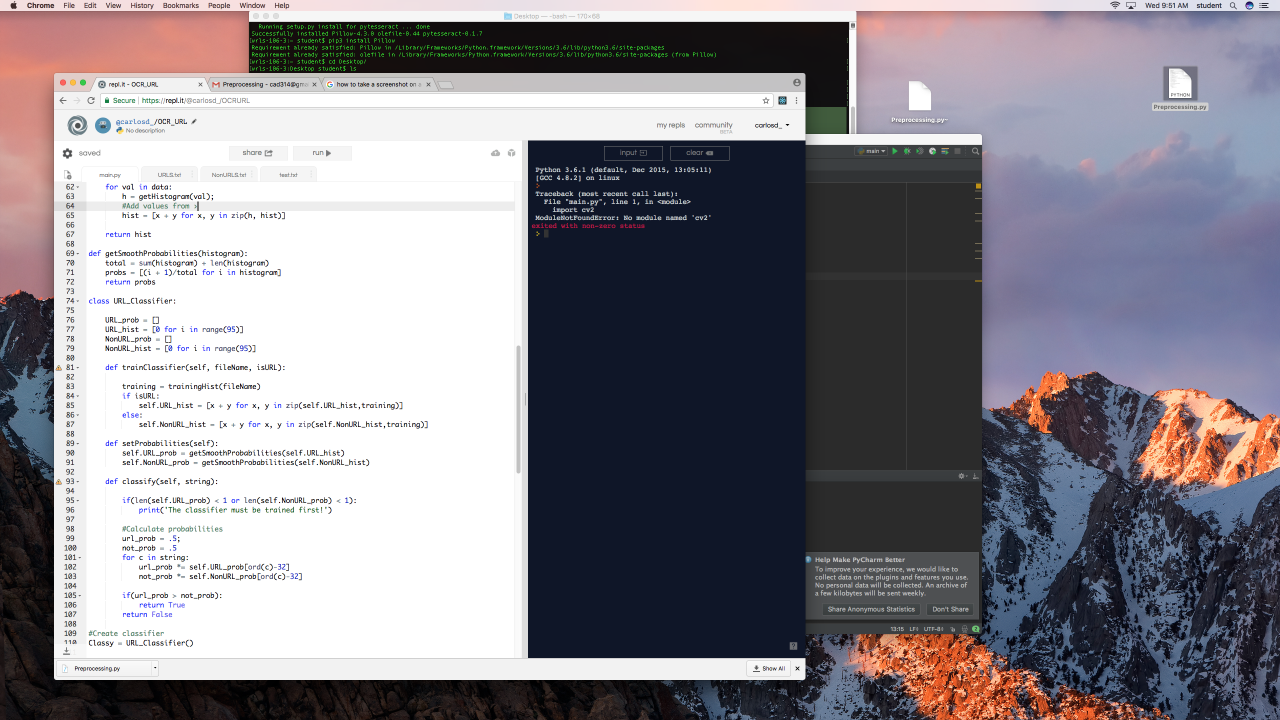
#> input picture project/images/testImage1.png, 2560 x 1440 px (shown at 1/2 size)
$ python main.py
#> lines starting #> are read from the running program, lines starting #| are printed output that depends on the picture
### project/URL.py
class URL_Detector:

    CHARACTER_RANGE = [0,255]
    BIN_SIZE = CHARACTER_RANGE[1]-CHARACTER_RANGE[0]
    URL_prob = []
    URL_hist = [0 for i in range(BIN_SIZE)]
    NonURL_prob = []
    NonURL_hist = [0 for i in range(BIN_SIZE)]

    # Read input file to get list of strings
    def read_input(self, filename):
#> called with filename = 'training_text/urls.txt'
        with open(filename) as f:
#> (reads project/training_text/urls.txt from the repository)
            content = f.readlines()
            f.close()
        content = [x.strip() for x in content]

        return content

    # The histogram of letters in a string
    def get_histogram(self, input_str):
        hist = [0 for i in range(self.BIN_SIZE)]

        # Count char occurrences
        for c in input_str:
            hist[ord(c)] += 1

        return hist

    # Get histogram of training set fileName
    def training_hist(self, filename):
        data = self.read_input(filename)

        hist = [0 for i in range(self.BIN_SIZE)]

        for val in data:
            h = self.get_histogram(val)
            # Add values from ›
            hist = [x + y for x, y in zip(h, hist)]

        return hist

    def calc_probabilities(self, histogram):
        total = sum(histogram) + len(histogram)
        probs = [(i + 1) / total for i in histogram]
        return probs

    def train_classifier(self, filename, is_url):

        training = self.training_hist(filename)
        if is_url:
            self.URL_hist = [x + y for x, y in zip(self.URL_hist, training)]
        else:
            self.NonURL_hist = [x + y for x, y in zip(self.NonURL_hist, training)]

    def set_probabilities(self):
        self.URL_prob = self.calc_probabilities(self.URL_hist)
        self.NonURL_prob = self.calc_probabilities(self.NonURL_hist)

    def perform_training(self,url_file,non_url_file):
        self.train_classifier(url_file,True)
        self.train_classifier(non_url_file,False)
#> (reads project/training_text/non_urls.txt from the repository)
        self.set_probabilities()

    # [24 lines left out: functions classify, classify_array, not called in this run]

### project/Preprocessing.py
import cv2
from PIL import Image
import pytesseract
import os
import string
#pytesseract.tesseract_cmd = '/Library/Frameworks/Python.framework/Versions/3.6/lib/python3.6/site-packages/pytesseract'


def OCR(f):
    # read commandline arguments and store them in args
    # ap = argparse.ArgumentParser()
    # ap.add_argument("-i", "--image", required=True,
    #               help="path to input image to be preprocessed")
    # args = vars(ap.parse_args())

    # read in image
    # image = cv2.imread(args["image"])

#> called with f = 'images/testImage1.png'
    image = cv2.imread(f)
#> image is the input picture: shape (1440, 2560, 3); mean B, G, R 139.9, 132.5, 135.5
    # make image grayscale
    gray = cv2.cvtColor(image, cv2.COLOR_BGR2GRAY)
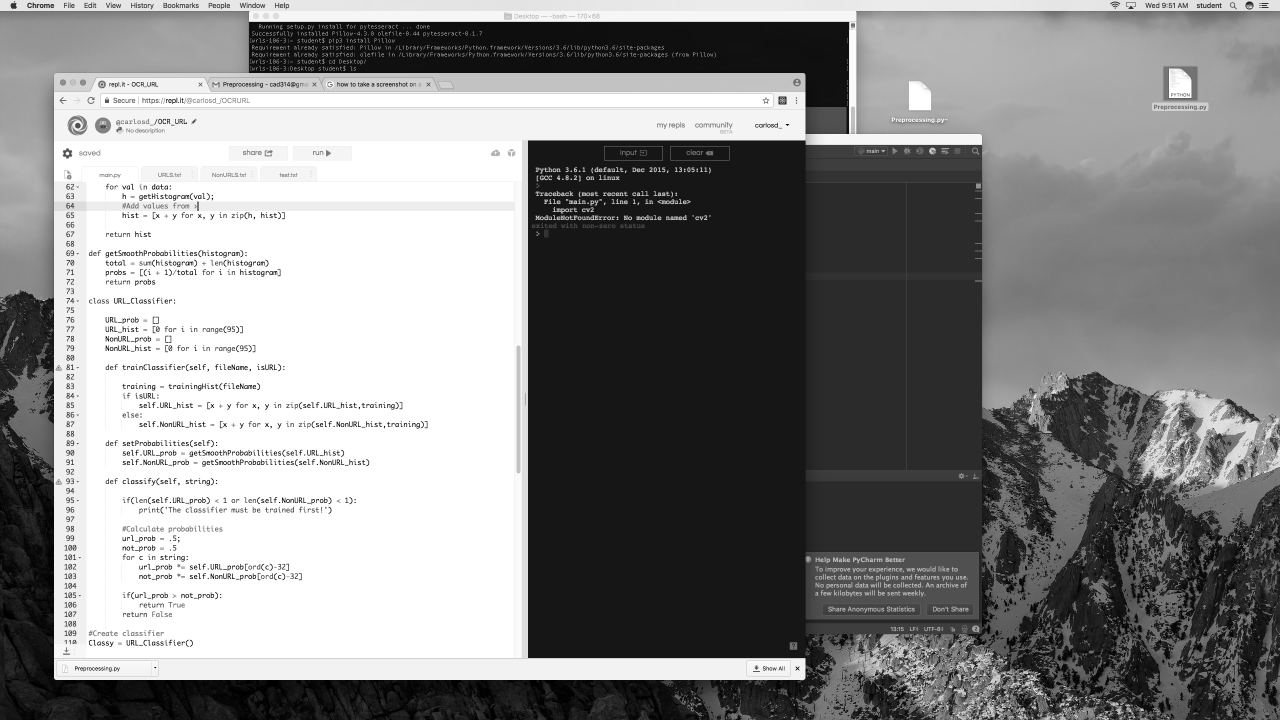
#> gray: shape (1440, 2560) (shown at 1/2 size); min 0, max 255, mean 134.3

    # resize image to be of 2x original size
    x, y = image.shape[:2]
#> x = 1440; y = 2560
    gray = cv2.resize(gray, (y * 2, 2 * x))
#> gray: shape (2880, 5120)

    # apply adaptive threshold and conversion to binary image
    prep2 = cv2.adaptiveThreshold(gray, 255, cv2.ADAPTIVE_THRESH_GAUSSIAN_C, cv2.THRESH_BINARY, 11,
                                  12)  # this works best with blur
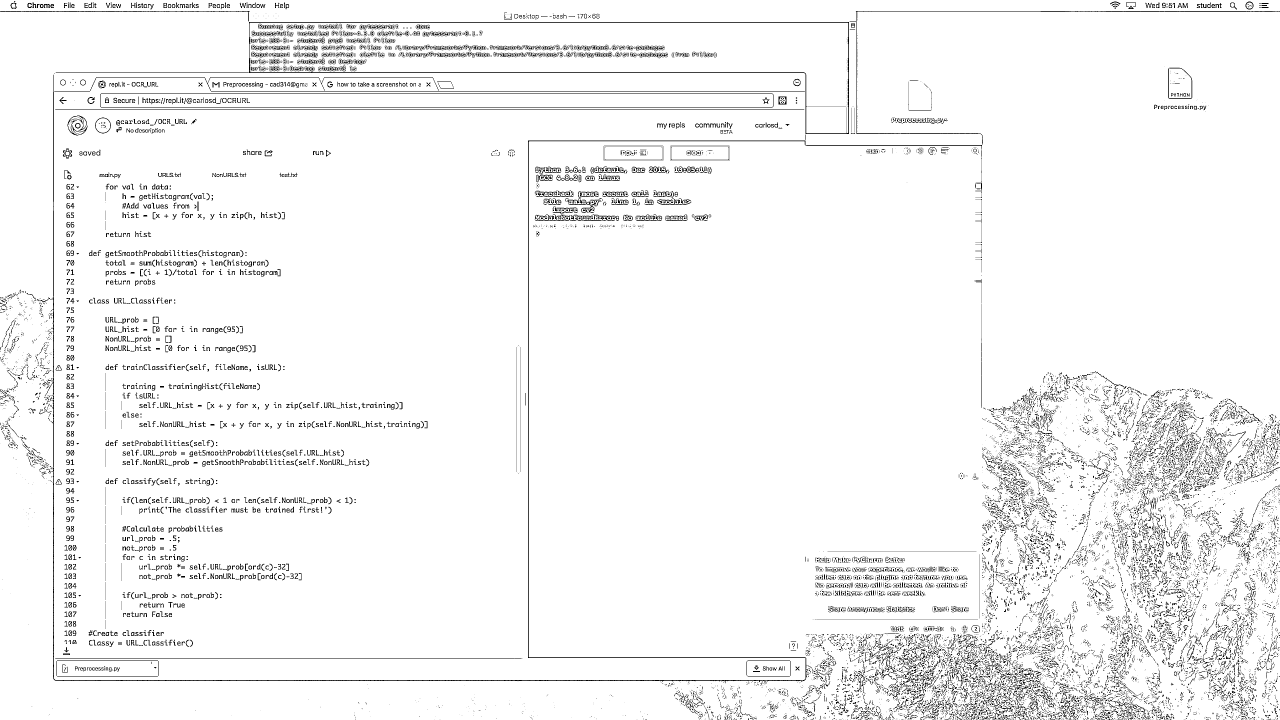
#> prep2: shape (2880, 5120) (shown at 1/4 size); 95.8% white; black in thin lines or dots

    # save result above to file
    cv2.imwrite("adapthresh.jpg", prep2)

    # apply median blur to clean pepper noise
    prep2 = cv2.medianBlur(prep2, 3)
#> prep2: shape (2880, 5120); 96.3% white; black in thin lines or dots

    # save file by process-id.jpg
    filename2 = "{}.jpg".format('test')
    cv2.imwrite(filename2, prep2)

    # The rest of the code here should occur after preprocessing
    text = pytesseract.image_to_string(Image.open(filename2))


    text = cleanstring(text)

    # print entirety of read
    print(text)

    return [x.printable for x in text.split()]


# [6 lines left out: function cleanstring, not called in this run]

### project/main.py
import Preprocessing as OCR
import URL as url

#Train the URL Detector
#Create classifier
URL_detector = url.URL_Detector()

#Train the classifier
URL_detector.perform_training('training_text/urls.txt', 'training_text/non_urls.txt')


print(URL_detector.classify_array(OCR.OCR('images/testImage1.png')))
#> (the call stopped at in OCR, `text = pytesseract.image_to_string(Image.open(filename2))`: pytesseract is not available in this run)
